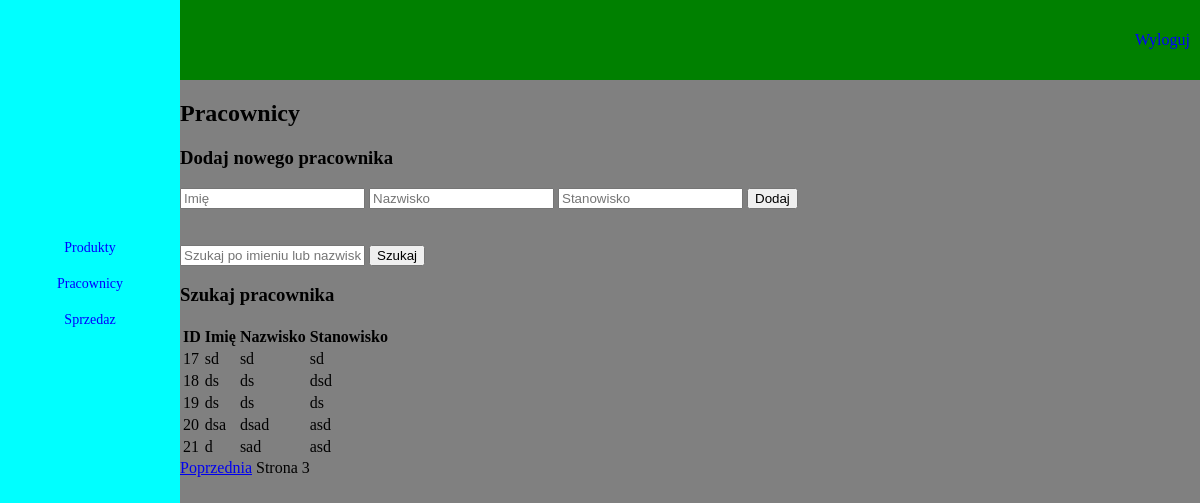
The page /dashboard/pracownicy?page=3&search= (signed in) on the database as committed earlier.
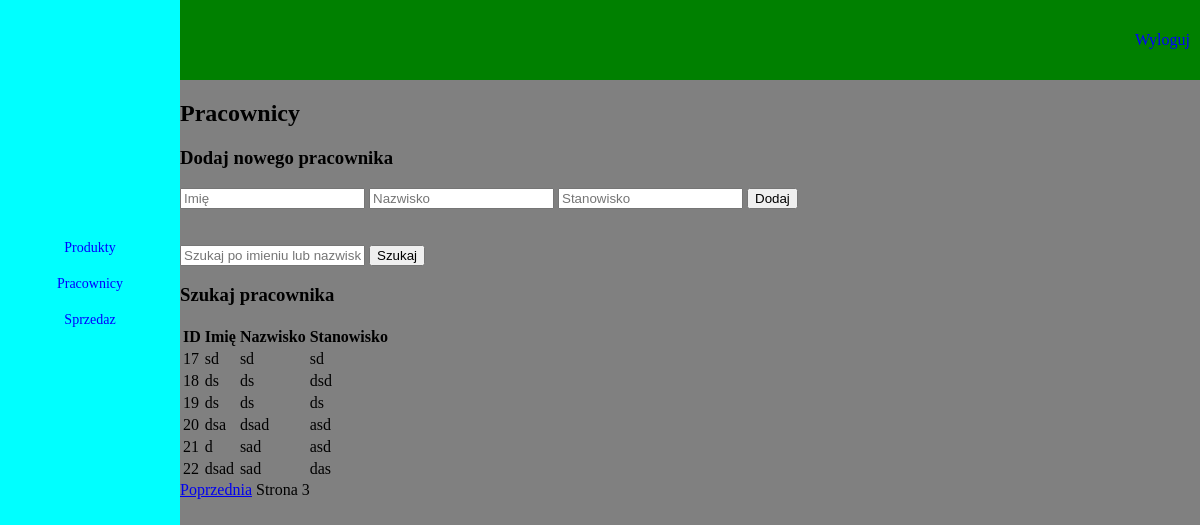
The same page on the database as committed later.
### tables this page shows
CREATE TABLE pracownicy (
    id INTEGER PRIMARY KEY AUTOINCREMENT,
    imie TEXT NOT NULL,
    nazwisko TEXT NOT NULL,
    stanowisko TEXT NOT NULL
);

### niezabezpieczona_aplikacja/views/pracownicy.py (the view)
@pracownicy_bp.route('/pracownicy', methods=['GET', 'POST'])
def pracownicy():
    if 'user_id' not in session:
        return redirect(url_for('login.login'))
    search_query = request.args.get('search', '')
    page = int(request.args.get('page', 1))
    pracownicy = get_pracownicy(search_query, per_page=8, page=page)
    if request.method == 'POST':
        imie = request.form['imie']
        nazwisko = request.form['nazwisko']
        stanowisko = request.form['stanowisko']
        add_pracownik(imie, nazwisko, stanowisko)
        return redirect(url_for('pracownicy.pracownicy', page=page, search=search_query))
    return render_template(
        'pracownicy.html',
        pracownicy=pracownicy,
        search_query=search_query,
        page=page,
        per_page=8
    )

### niezabezpieczona_aplikacja/views/pracownicy.py (called while the page is built)
def get_db_connection():
    conn = sqlite3.connect(db_path)
    conn.row_factory = sqlite3.Row
    return conn

def get_pracownicy(search_query=None, per_page=8, page=1):
    offset = (page - 1) * per_page
    conn = get_db_connection()
    cursor = conn.cursor()
    query = "SELECT * FROM pracownicy"
    if search_query:
        query += f" WHERE imie LIKE '%{search_query}%' OR nazwisko LIKE '%{search_query}%'"
    query += f" LIMIT {per_page} OFFSET {offset}"
    cursor.execute(query)
    results = cursor.fetchall()
    conn.close()
    return results

### niezabezpieczona_aplikacja/templates/pracownicy.html (shortened to what this page needs)
<!DOCTYPE html>
<html lang="pl">
  <head>
    <link rel="stylesheet" type="text/css" href="{{ url_for('static', filename='css/dashboard_main.css') }}" />
  </head>
  <body>
    <div id="top_menu">
      <a href="{{ url_for('logout.logout') }}">Wyloguj</a>
    </div>
    <div id="content">
      <h2>Pracownicy</h2>
      <form method="POST">
        <h3>Dodaj nowego pracownika</h3>
        <input type="text" name="imie" placeholder="Imię" required />
        <input type="text" name="nazwisko" placeholder="Nazwisko" required />
        <input type="text" name="stanowisko" placeholder="Stanowisko" required />
        <button type="submit">Dodaj</button>
      </form>
<br>
<br>
      <form method="GET" action="{{ url_for('pracownicy.pracownicy') }}">
<input type="text" name="search" placeholder="Szukaj po imieniu lub nazwisku" value="{{ search_query | safe }}" />
        <button type="submit">Szukaj</button>
      </form>
 <h3>Szukaj pracownika</h3>
      <table>
        <thead>
          <tr>
            <th>ID</th>
            <th>Imię</th>
            <th>Nazwisko</th>
            <th>Stanowisko</th>
          </tr>
        </thead>
        <tbody>
          {% for pracownik in pracownicy %}
            <tr>
              <td>{{ pracownik[0] }}</td>
              <td>{{ pracownik[1] }}</td>
              <td>{{ pracownik[2] }}</td>
              <td>{{ pracownik[3] }}</td>
            </tr>
          {% endfor %}
        </tbody>
      </table>
      <div id="pagination">
        {% if page > 1 %}
          <a href="{{ url_for('pracownicy.pracownicy', page=page-1, search=search_query) }}">Poprzednia</a>
        {% endif %}
        <span>Strona {{ page }}</span>
      </div>
    </div>
    <div id="left_menu">
<a href="{{ url_for('produkty.produkty') }}">Produkty</a>
<a href="{{ url_for('pracownicy.pracownicy') }}">Pracownicy</a>
<a href="{{ url_for('sprzedaz.sprzedaz') }}">Sprzedaz</a>
    </div>
  </body>
</html>

### niezabezpieczona_aplikacja/static/css/dashboard_main.css (style rules this page uses)
body { background-color: grey; margin: 0; padding: 0; }
#top_menu { background-color: green; width: 85%; height: 10vh; display: block; float: right; }
#top_menu a { float: right; display: block; text-align: center; margin-left: 10px; margin-right: 10px; text-decoration: none; color: blue; font-family: Georgia, "Times New Roman", Times, serif; font-weight: 200; height: 100%; display: flex; align-items: center; justify-content: center; }
#left_menu { background-color: aqua; width: 15%; position: absolute; top: 0; left: 0; right: 0; bottom: 0; padding-top: 30vh; }
#left_menu a { float: center; display: block; text-decoration: none; color: blue; font-family: Georgia, "Times New Roman", Times, serif; font-size: 14px; width: 100%; border: 1px; border-color: black; display: flex; align-items: center; justify-content: center; margin-bottom: 20px; }
#content { float: right; width: 85%; height: 100hv; }

Rows that differ between the two databases and show on the page:
added pracownicy: id "22", imie "dsad", nazwisko "sad", stanowisko "das"
